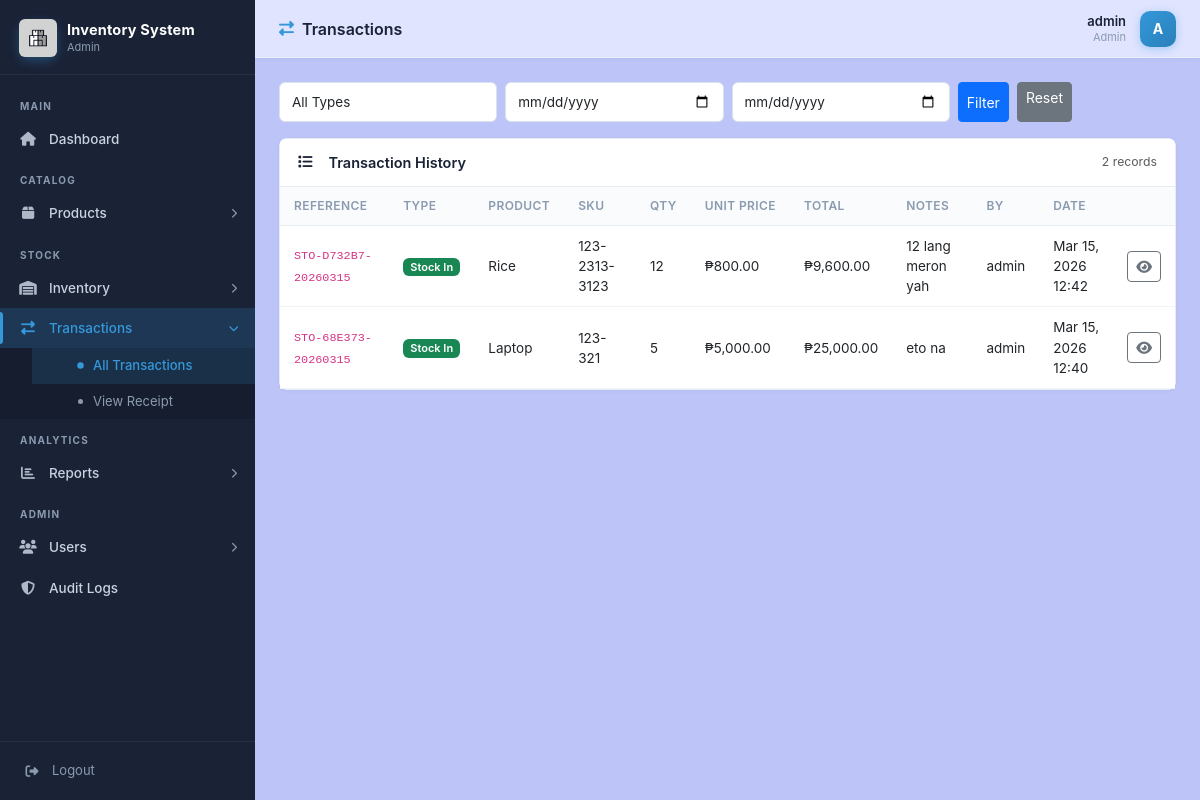
The app's page /modules/transactions/index.php (signed in) with its own data.
### tables this page shows
CREATE TABLE IF NOT EXISTS transactions (
    id INT AUTO_INCREMENT PRIMARY KEY,
    reference_no VARCHAR(50) NOT NULL UNIQUE,
    type ENUM('stock_in','stock_out','adjustment') NOT NULL,
    product_id INT NOT NULL,
    quantity INT NOT NULL,
    unit_price DECIMAL(12,2) NOT NULL DEFAULT 0.00,
    notes TEXT,
    performed_by INT,
    created_at TIMESTAMP DEFAULT CURRENT_TIMESTAMP,
    FOREIGN KEY (product_id) REFERENCES products(id) ON DELETE CASCADE,
    FOREIGN KEY (performed_by) REFERENCES users(id) ON DELETE SET NULL
);

CREATE TABLE IF NOT EXISTS products (
    id INT AUTO_INCREMENT PRIMARY KEY,
    sku VARCHAR(50) NOT NULL UNIQUE,
    name VARCHAR(150) NOT NULL,
    description TEXT,
    category_id INT,
    unit VARCHAR(30) DEFAULT 'pcs',
    price DECIMAL(12,2) NOT NULL DEFAULT 0.00,
    reorder_level INT NOT NULL DEFAULT 10,
    is_active TINYINT(1) NOT NULL DEFAULT 1,
    created_by INT,
    created_at TIMESTAMP DEFAULT CURRENT_TIMESTAMP,
    updated_at TIMESTAMP DEFAULT CURRENT_TIMESTAMP ON UPDATE CURRENT_TIMESTAMP,
    FOREIGN KEY (category_id) REFERENCES categories(id) ON DELETE SET NULL,
    FOREIGN KEY (created_by) REFERENCES users(id) ON DELETE SET NULL
);

CREATE TABLE IF NOT EXISTS users (
    id INT AUTO_INCREMENT PRIMARY KEY,
    username VARCHAR(50) NOT NULL UNIQUE,
    email VARCHAR(100) NOT NULL UNIQUE,
    password VARCHAR(255) NOT NULL,
    role ENUM('admin','manager','inventory_officer','staff') NOT NULL DEFAULT 'staff',
    is_active TINYINT(1) NOT NULL DEFAULT 1,
    created_at TIMESTAMP DEFAULT CURRENT_TIMESTAMP,
    updated_at TIMESTAMP DEFAULT CURRENT_TIMESTAMP ON UPDATE CURRENT_TIMESTAMP
);

### modules/transactions/index.php (the view, shortened to what this page needs)
<?php
require_once __DIR__ . '/../../includes/auth.php';
$type  = $_GET['type'] ?? 'all';
$from  = $_GET['from'] ?? '';
$to    = $_GET['to'] ?? '';
$page  = max(1, intval($_GET['page'] ?? 1));
$limit = 20;
$offset = ($page - 1) * $limit;
$where  = '1=1';
$params = [];
$total = $pdo->prepare("SELECT COUNT(*) FROM transactions t WHERE $where");
$total->execute($params);
$totalRows = $total->fetchColumn();
$stmt = $pdo->prepare(
    "SELECT t.*, p.name AS product_name, p.sku, u.username
     FROM transactions t
     JOIN products p ON p.id=t.product_id
     LEFT JOIN users u ON u.id=t.performed_by
     WHERE $where
     ORDER BY t.created_at DESC
     LIMIT $limit OFFSET $offset"
);
$stmt->execute($params);
$transactions = $stmt->fetchAll();
$badges = ['stock_in'=>'bg-success','stock_out'=>'bg-danger','adjustment'=>'bg-info'];
$labels = ['stock_in'=>'Stock In','stock_out'=>'Stock Out','adjustment'=>'Adjustment'];
require_once __DIR__ . '/../../includes/layout_top.php';
?>
<form method="GET" class="row g-2 mb-3">
    <div class="col-md-3">
        <select name="type" class="form-select form-select-sm">
            <option value="all" <?= $type==='all'?'selected':'' ?>>All Types</option>
        </select>
    </div>
    <div class="col-md-3">
        <input type="date" name="from" class="form-control form-control-sm" value="<?= htmlspecialchars($from) ?>" placeholder="From">
    </div>
    <div class="col-md-3">
        <input type="date" name="to" class="form-control form-control-sm" value="<?= htmlspecialchars($to) ?>" placeholder="To">
    </div>
    <div class="col-md-3 d-flex gap-2">
        <button class="btn btn-sm btn-primary">Filter</button>
        <a href="?" class="btn btn-sm btn-secondary">Reset</a>
    </div>
</form>
<div class="card">
    <div class="card-header d-flex justify-content-between align-items-center">
        <h5 class="mb-0"><i class="fas fa-list me-2"></i>Transaction History</h5>
        <span class="text-muted small"><?= number_format($totalRows) ?> records</span>
    </div>
    <div class="card-body p-0">
        <div class="table-responsive">
            <table class="table table-hover mb-0">
                <thead><tr><th>Reference</th><th>Type</th><th>Product</th><th>SKU</th><th>Qty</th><th>Unit Price</th><th>Total</th><th>Notes</th><th>By</th><th>Date</th><th></th></tr></thead>
                <tbody>
                <?php foreach ($transactions as $tx): ?>
                <tr>
                    <td><code><?= htmlspecialchars($tx['reference_no']) ?></code></td>
                    <td><span class="badge <?= $badges[$tx['type']] ?>"><?= $labels[$tx['type']] ?></span></td>
                    <td><?= htmlspecialchars($tx['product_name']) ?></td>
                    <td><?= htmlspecialchars($tx['sku']) ?></td>
                    <td><?= number_format($tx['quantity']) ?></td>
                    <td>₱<?= number_format($tx['unit_price'],2) ?></td>
                    <td>₱<?= number_format($tx['quantity'] * $tx['unit_price'],2) ?></td>
                    <td><?= htmlspecialchars($tx['notes'] ?? '-') ?></td>
                    <td><?= htmlspecialchars($tx['username'] ?? '-') ?></td>
                    <td><?= date('M d, Y H:i', strtotime($tx['created_at'])) ?></td>
                    <td>
                        <a href="/inventory_system/modules/transactions/view.php?id=<?= $tx['id'] ?>" class="btn btn-sm btn-outline-secondary"><i class="fas fa-eye"></i></a>
                    </td>
                </tr>
                <?php endforeach; ?>
                </tbody>
            </table>
        </div>
    </div>
</div>
<?php require_once __DIR__ . '/../../includes/layout_bottom.php'; ?>

### assets/style/style.css (style rules this page uses)
*, *::before, *::after { box-sizing: border-box; margin: 0; padding: 0; }
:root { --sidebar-w: 255px; --sidebar-bg: #1a2236; --sidebar-border: rgba(255,255,255,.06); --sidebar-hover: rgba(255,255,255,.07); --sidebar-active: rgba(52,152,219,.18); --accent: #3498db; --accent-light: rgba(52,152,219,.15); --text-muted: #8a9bb0; --text-light: #c8d3e0; --topbar-h: 58px; --radius: 8px; }
body { background: #bcc4f8; font-family: -apple-system, BlinkMacSystemFont, 'Segoe UI', Roboto, Arial, sans-serif; color: #2d3748; font-size: 14px; line-height: 1.5; }
.card { background: #fff; border: 1px solid #e8edf3; border-radius: var(--radius); box-shadow: 0 1px 4px rgba(0,0,0,.04); margin-bottom: 24px; width: 100%; }
.card-header { background: #fff; border-bottom: 1px solid #e8edf3; padding: 14px 18px; border-radius: var(--radius) var(--radius) 0 0; }
.card-header h5 { margin: 0; font-size: 14.5px; font-weight: 600; color: #1a2236; display: flex; align-items: center; gap: 8px; }
.card-body { padding: 20px; }
.table { font-size: 13.5px; width: 100%; }
.table th { font-weight: 600; font-size: 12px; text-transform: uppercase; letter-spacing: .4px; color: #8a9bb0; background: #fafbfc; border-bottom: 1px solid #e8edf3; white-space: nowrap; padding: 10px 14px; }
.table td { vertical-align: middle; padding: 10px 14px; border-color: #f0f3f8; }
.form-control, .form-select { border: 1px solid #dde3ec; border-radius: 6px; padding: 9px 12px; font-size: 13.5px; transition: border-color .2s, box-shadow .2s; width: 100%; background: #fff; }
.badge { font-size: 11px; font-weight: 600; }

### records on screen
transactions: reference_no "STO-D732B7-20260315", type "Stock In", product.name "Rice", product.sku "123-2313-3123", quantity "12", unit_price "800.00", $tx['quantity'] * $tx['unit_price'] "9,600.00", notes "12 lang meron yah", performed_by.username "admin", created_at "Mar 15, 2026 12:42"
transactions: reference_no "STO-68E373-20260315", type "Stock In", product.name "Laptop", product.sku "123-321", quantity "5", unit_price "5,000.00", $tx['quantity'] * $tx['unit_price'] "25,000.00", notes "eto na", performed_by.username "admin", created_at "Mar 15, 2026 12:40"

### other values on screen
APP_NAME "Inventory System"
$roleLabel "Admin"
$pageTitle "Transactions"
$user['username'] "admin"
$initial "A"
$totalRows "2"
